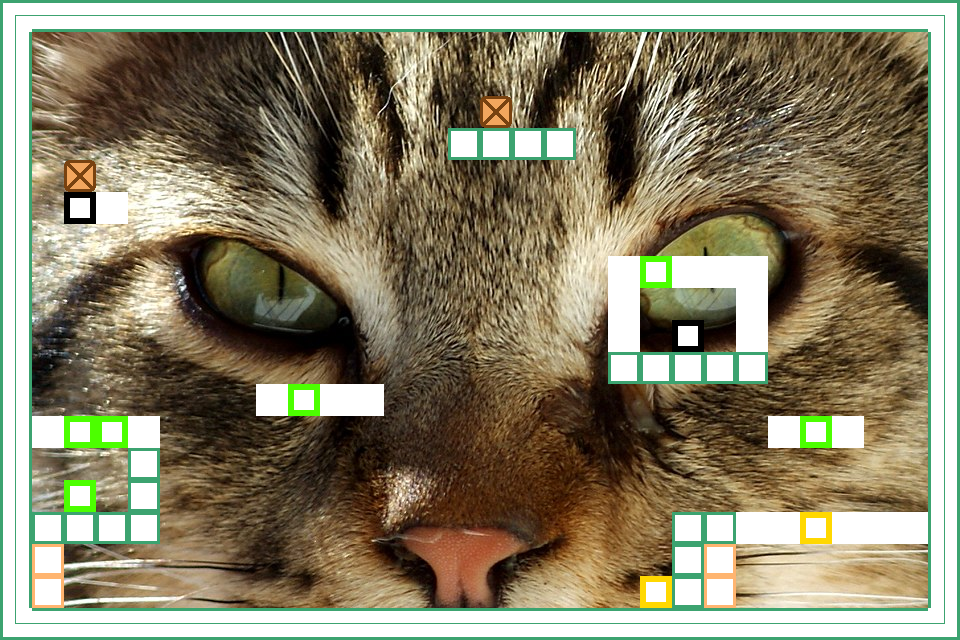

This is a level from a 2D game, rendered from its Tiled map with the project's own tilesets. A one-line summary and the complete map file follow:
An orthogonal 30x20 tile map with 32x32 px tiles, 3 tile layers (albalbalb, Tile Layer 1, Tile Layer 3), 6 tilesets and 2 objects (player, player_2).

<map version="1.8" tiledversion="1.8.2" orientation="orthogonal" renderorder="right-down" width="30" height="20" tilewidth="32" tileheight="32" infinite="0" nextlayerid="5" nextobjectid="3">
 <tileset firstgid="1" source="green.tsx" />
 <tileset firstgid="17" source="cat.tsx" />
 <tileset firstgid="4257" source="box.tsx" />
 <tileset firstgid="4258" source="testplayer.tsx" />
 <tileset firstgid="4283" source="orange.tsx" />
 <tileset firstgid="4299" source="test.tsx" />
 <layer id="3" name="albalbalb" width="30" height="20">
  <properties>
   <property name="class" value="decoration" />
  </properties>
  <data encoding="csv">
1396,1397,1398,1399,1400,1401,1402,1403,1404,1405,1406,1407,1408,1409,1410,1411,1412,1413,1414,1415,1416,1417,1418,1419,1420,1421,1422,1423,1424,1425,
1476,1477,1478,1479,1480,1481,1482,1483,1484,1485,1486,1487,1488,1489,1490,1491,1492,1493,1494,1495,1496,1497,1498,1499,1500,1501,1502,1503,1504,1505,
1556,1557,1558,1559,1560,1561,1562,1563,1564,1565,1566,1567,1568,1569,1570,1571,1572,1573,1574,1575,1576,1577,1578,1579,1580,1581,1582,1583,1584,1585,
1636,1637,1638,1639,1640,1641,1642,1643,1644,1645,1646,1647,1648,1649,1650,1651,1652,1653,1654,1655,1656,1657,1658,1659,1660,1661,1662,1663,1664,1665,
1716,1717,1718,1719,1720,1721,1722,1723,1724,1725,1726,1727,1728,1729,1730,1731,1732,1733,1734,1735,1736,1737,1738,1739,1740,1741,1742,1743,1744,1745,
1796,1797,1798,1799,1800,1801,1802,1803,1804,1805,1806,1807,1808,1809,1810,1811,1812,1813,1814,1815,1816,1817,1818,1819,1820,1821,1822,1823,1824,1825,
1876,1877,1878,1879,1880,1881,1882,1883,1884,1885,1886,1887,1888,1889,1890,1891,1892,1893,1894,1895,1896,1897,1898,1899,1900,1901,1902,1903,1904,1905,
1956,1957,1958,1959,1960,1961,1962,1963,1964,1965,1966,1967,1968,1969,1970,1971,1972,1973,1974,1975,1976,1977,1978,1979,1980,1981,1982,1983,1984,1985,
2036,2037,2038,2039,2040,2041,2042,2043,2044,2045,2046,2047,2048,2049,2050,2051,2052,2053,2054,2055,2056,2057,2058,2059,2060,2061,2062,2063,2064,2065,
2116,2117,2118,2119,2120,2121,2122,2123,2124,2125,2126,2127,2128,2129,2130,2131,2132,2133,2134,2135,2136,2137,2138,2139,2140,2141,2142,2143,2144,2145,
2196,2197,2198,2199,2200,2201,2202,2203,2204,2205,2206,2207,2208,2209,2210,2211,2212,2213,2214,2215,2216,2217,2218,2219,2220,2221,2222,2223,2224,2225,
2276,2277,2278,2279,2280,2281,2282,2283,2284,2285,2286,2287,2288,2289,2290,2291,2292,2293,2294,2295,2296,2297,2298,2299,2300,2301,2302,2303,2304,2305,
2356,2357,2358,2359,2360,2361,2362,2363,2364,2365,2366,2367,2368,2369,2370,2371,2372,2373,2374,2375,2376,2377,2378,2379,2380,2381,2382,2383,2384,2385,
2436,2437,2438,2439,2440,2441,2442,2443,2444,2445,2446,2447,2448,2449,2450,2451,2452,2453,2454,2455,2456,2457,2458,2459,2460,2461,2462,2463,2464,2465,
2516,2517,2518,2519,2520,2521,2522,2523,2524,2525,2526,2527,2528,2529,2530,2531,2532,2533,2534,2535,2536,2537,2538,2539,2540,2541,2542,2543,2544,2545,
2596,2597,2598,2599,2600,2601,2602,2603,2604,2605,2606,2607,2608,2609,2610,2611,2612,2613,2614,2615,2616,2617,2618,2619,2620,2621,2622,2623,2624,2625,
2676,2677,2678,2679,2680,2681,2682,2683,2684,2685,2686,2687,2688,2689,2690,2691,2692,2693,2694,2695,2696,2697,2698,2699,2700,2701,2702,2703,2704,2705,
2756,2757,2758,2759,2760,2761,2762,2763,2764,2765,2766,2767,2768,2769,2770,2771,2772,2773,2774,2775,2776,2777,2778,2779,2780,2781,2782,2783,2784,2785,
2836,2837,2838,2839,2840,2841,2842,2843,2844,2845,2846,2847,2848,2849,2850,2851,2852,2853,2854,2855,2856,2857,2858,2859,2860,2861,2862,2863,2864,2865,
2916,2917,2918,2919,2920,2921,2922,2923,2924,2925,2926,2927,2928,2929,2930,2931,2932,2933,2934,2935,2936,2937,2938,2939,2940,2941,2942,2943,2944,2945
</data>
 </layer>
 <layer id="1" name="Tile Layer 1" width="30" height="20">
  <properties>
   <property name="class" value="level" />
  </properties>
  <data encoding="csv">
7,5,5,5,5,5,5,5,5,5,5,5,5,5,5,5,5,5,5,5,5,5,5,5,5,5,5,5,5,8,
2147483654,0,0,0,0,0,0,0,0,0,0,0,0,0,0,0,0,0,0,0,0,0,0,0,0,0,0,0,0,6,
2147483654,0,0,0,0,0,0,0,0,0,0,0,0,0,0,0,0,0,0,0,0,0,0,0,0,0,0,0,0,6,
2147483654,0,0,0,0,0,0,0,0,0,0,0,0,0,0,0,0,0,0,0,0,0,0,0,0,0,0,0,0,6,
2147483654,0,0,0,0,0,0,0,0,0,0,0,0,0,0,0,0,0,0,0,0,0,0,0,0,0,0,0,0,6,
2147483654,0,0,0,0,0,0,0,0,0,0,0,0,0,0,0,0,0,0,0,0,0,0,0,0,0,0,0,0,6,
2147483654,0,0,0,0,0,0,0,0,0,0,0,0,0,0,0,0,0,0,0,0,0,0,0,0,0,0,0,0,6,
2147483654,0,0,0,0,0,0,0,0,0,0,0,0,0,0,0,0,0,0,0,0,0,0,0,0,0,0,0,0,6,
2147483654,0,0,0,0,0,0,0,0,0,0,0,0,0,0,0,0,0,0,0,0,0,0,0,0,0,0,0,0,6,
2147483654,0,0,0,0,0,0,0,0,0,0,0,0,0,0,0,0,0,0,0,0,0,0,0,0,0,0,0,0,6,
2147483654,0,0,0,0,0,0,0,0,0,0,0,0,0,0,0,0,0,0,0,0,0,0,0,0,0,0,0,0,6,
2147483654,0,0,0,0,0,0,0,0,0,0,0,0,0,0,0,0,0,0,0,0,0,0,0,0,0,0,0,0,6,
2147483654,0,0,0,0,0,0,0,0,0,0,0,0,0,0,0,0,0,0,0,0,0,0,0,0,0,0,0,0,6,
2147483654,0,0,0,0,0,0,0,0,0,0,0,0,0,0,0,0,0,0,0,0,0,0,0,0,0,0,0,0,6,
2147483654,0,0,0,0,0,0,0,0,0,0,0,0,0,0,0,0,0,0,0,0,0,0,0,0,0,0,0,0,6,
2147483654,0,0,0,0,0,0,0,0,0,0,0,0,0,0,0,0,0,0,0,0,0,0,0,0,0,0,0,0,6,
2147483654,0,0,0,0,0,0,0,0,0,0,0,0,0,0,0,0,0,0,0,0,0,0,0,0,0,0,0,0,6,
2147483654,0,0,0,0,0,0,0,0,0,0,0,0,0,0,0,0,0,0,0,0,0,0,0,0,0,0,0,0,6,
2147483654,0,0,0,0,0,0,0,0,0,0,0,0,0,0,0,0,0,0,0,0,0,0,0,0,0,0,0,0,6,
11,5,5,5,5,5,5,5,5,5,5,5,5,5,5,5,5,5,5,5,5,5,5,5,5,5,5,5,5,12
</data>
 </layer>
 <layer id="4" name="Tile Layer 3" width="30" height="20">
  <properties>
   <property name="class" value="level" />
  </properties>
  <data encoding="csv">
0,0,0,0,0,0,0,0,0,0,0,0,0,0,0,0,0,0,0,0,0,0,0,0,0,0,0,0,0,0,
0,0,0,0,0,0,0,0,0,0,0,0,0,0,0,0,0,0,0,0,0,0,0,0,0,0,0,0,0,0,
0,0,0,0,0,0,0,0,0,0,0,0,0,0,0,0,0,0,0,0,0,0,0,0,0,0,0,0,0,0,
0,0,0,0,0,0,0,0,0,0,0,0,0,0,0,4257,0,0,0,0,0,0,0,0,0,0,0,0,0,0,
0,0,0,0,0,0,0,0,0,0,0,0,0,0,15,15,15,15,0,0,0,0,0,0,0,0,0,0,0,0,
0,0,4257,0,0,0,0,0,0,0,0,0,0,0,0,0,0,0,0,0,0,0,0,0,0,0,0,0,0,0,
0,0,4299,16,0,0,0,0,0,0,0,0,0,0,0,0,0,0,0,0,0,0,0,0,0,0,0,0,0,0,
0,0,0,0,0,0,0,0,0,0,0,0,0,0,0,0,0,0,0,0,0,0,0,0,0,0,0,0,0,0,
0,0,0,0,0,0,0,0,0,0,0,0,0,0,0,0,0,0,0,4298,4300,4298,4298,4298,0,0,0,0,0,0,
0,0,0,0,0,0,0,0,0,0,0,0,0,0,0,0,0,0,0,4298,0,0,0,4298,0,0,0,0,0,0,
0,0,0,0,0,0,0,0,0,0,0,0,0,0,0,0,0,0,0,4298,0,4299,0,4298,0,0,0,0,0,0,
0,0,0,0,0,0,0,0,0,0,0,0,0,0,0,0,0,0,0,15,15,15,15,15,0,0,0,0,0,0,
0,0,0,0,0,0,0,0,16,4300,16,16,0,0,0,0,0,0,0,0,0,0,0,0,0,0,0,0,0,0,
0,16,4300,4300,16,0,0,0,0,0,0,0,0,0,0,0,0,0,0,0,0,0,0,0,16,4300,16,0,0,0,
0,0,0,0,15,0,0,0,0,0,0,0,0,0,0,0,0,0,0,0,0,0,0,0,0,0,0,0,0,0,
0,0,4300,0,15,0,0,0,0,0,0,0,0,0,0,0,0,0,0,0,0,0,0,0,0,0,0,0,0,0,
0,15,15,15,15,0,0,0,0,0,0,0,0,0,0,0,0,0,0,0,0,15,15,16,16,4301,16,16,16,0,
0,4297,0,0,0,0,0,0,0,0,0,0,0,0,0,0,0,0,0,0,0,15,4297,0,0,0,0,0,0,0,
0,4297,0,0,0,0,0,0,0,0,0,0,0,0,0,0,0,0,0,0,4301,15,4297,0,0,0,0,0,0,0,
0,0,0,0,0,0,0,0,0,0,0,0,0,0,0,0,0,0,0,0,0,0,0,0,0,0,0,0,0,0
</data>
 </layer>
 <objectgroup id="2" name="blablabla">
  <properties>
   <property name="class" value="positions" />
  </properties>
  <object id="1" name="player" x="146.916" y="575.859">
   <point />
  </object>
  <object id="2" name="player_2" x="110.027" y="576.991">
   <point />
  </object>
 </objectgroup>
</map>
